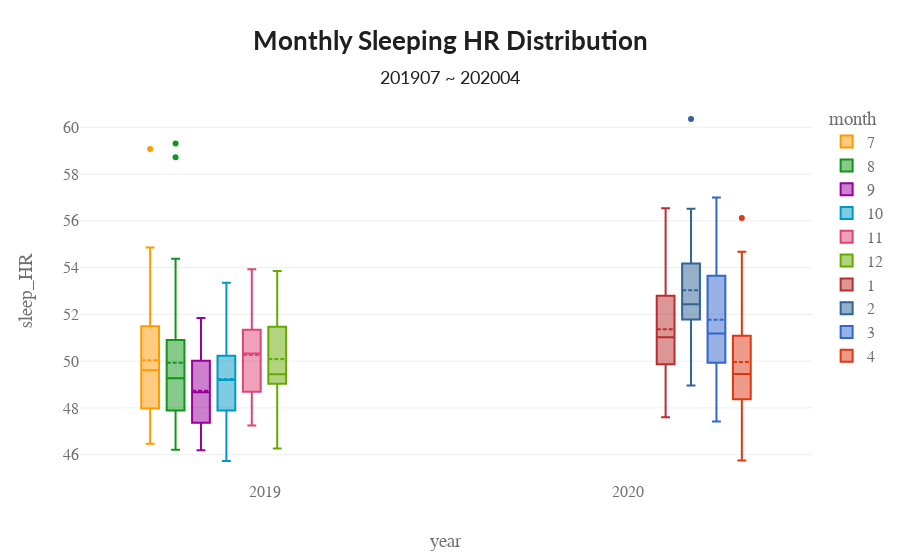

Notebook source saved alongside this figure:
### Code cell
# Target distribution by month in each year
t_ = ['Monthly Sleeping HR Distribution', '201907 ~ 202004']
fig = px.box(data, x='year', y='sleep_HR', color='month', title=format_title(*t_), template=custom_template,
category_orders={"month": [str(i) for i in range(1, 13)]})
fig.update_traces(boxmean=True)
fig.update_xaxes(showspikes=True, spikecolor="green", spikesnap="cursor", spikemode="across")
fig.update_yaxes(showspikes=True, spikecolor="orange", spikethickness=2)
fig.show()

### Figure 1 — Plotly figure (JSON) as saved in the notebook; plotly's stock layout.template omitted (floating-point values rounded to 4 significant figures)
{"data": [{"alignmentgroup": "True", "boxmean": true, "hovertemplate": "month=7<br>year=%{x}<br>sleep_HR=%{y}<extra></extra>", "legendgroup": "7", "marker": {"color": "#FF9900"}, "name": "7", "notched": false, "offsetgroup": "7", "orientation": "v", "showlegend": true, "type": "box", "x": [2019, 2019, 2019, 2019, 2019, 2019, 2019, 2019, 2019, 2019, 2019, 2019, 2019, 2019, 2019, 2019, 2019, 2019, 2019, 2019, 2019, 2019, 2019, 2019, 2019, 2019, 2019, 2019, 2019, 2019], "x0": " ", "xaxis": "x", "y": [52.58, 52.78, 49.49, 51.92, 48.94, 46.53, 47.89, 50.52, 47.97, 47.59, 50.56, 48.62, 59.07, 46.47, 49.41, 52.66, 54.86, 50.53, 47.57, 50.09, 49.41, 51.49, 51.74, 48.6, 49.88, 47.2, 49.05, 50.5, 47.31, 49.74], "y0": " ", "yaxis": "y"}, {"alignmentgroup": "True", "boxmean": true, "hovertemplate": "month=8<br>year=%{x}<br>sleep_HR=%{y}<extra></extra>", "legendgroup": "8", "marker": {"color": "#109618"}, "name": "8", "notched": false, "offsetgroup": "8", "orientation": "v", "showlegend": true, "type": "box", "x": [2019, 2019, 2019, 2019, 2019, 2019, 2019, 2019, 2019, 2019, 2019, 2019, 2019, 2019, 2019, 2019, 2019, 2019, 2019, 2019, 2019, 2019, 2019, 2019, 2019, 2019, 2019, 2019, 2019, 2019, 2019], "x0": " ", "xaxis": "x", "y": [51.04, 54.38, 46.21, 53.57, 50.5, 52.18, 47.14, 51.99, 50.25, 49.86, 48.16, 59.31, 58.72, 48.51, 46.9, 49.27, 47.81, 49.76, 49.49, 49.75, 48.17, 49.14, 51.61, 50.45, 47.5, 46.69, 49.04, 48.37, 48.16, 47.57, 46.24], "y0": " ", "yaxis": "y"}, {"alignmentgroup": "True", "boxmean": true, "hovertemplate": "month=9<br>year=%{x}<br>sleep_HR=%{y}<extra></extra>", "legendgroup": "9", "marker": {"color": "#990099"}, "name": "9", "notched": false, "offsetgroup": "9", "orientation": "v", "showlegend": true, "type": "box", "x": [2019, 2019, 2019, 2019, 2019, 2019, 2019, 2019, 2019, 2019, 2019, 2019, 2019, 2019, 2019, 2019, 2019, 2019, 2019, 2019, 2019, 2019, 2019, 2019, 2019, 2019, 2019, 2019, 2019, 2019], "x0": " ", "xaxis": "x", "y": [48.96, 47.37, 47.63, 47.12, 46.58, 47.78, 47.79, 50.33, 50.02, 46.19, 49.09, 47.19, 47.96, 51.85, 46.9, 49.43, 48.57, 49.14, 47.26, 48, 46.49, 51.32, 51.5, 51.16, 48.97, 49.41, 50.05, 48.31, 50.75, 48.77], "y0": " ", "yaxis": "y"}, {"alignmentgroup": "True", "boxmean": true, "hovertemplate": "month=10<br>year=%{x}<br>sleep_HR=%{y}<extra></extra>", "legendgroup": "10", "marker": {"color": "#0099C6"}, "name": "10", "notched": false, "offsetgroup": "10", "orientation": "v", "showlegend": true, "type": "box", "x": [2019, 2019, 2019, 2019, 2019, 2019, 2019, 2019, 2019, 2019, 2019, 2019, 2019, 2019, 2019, 2019, 2019, 2019, 2019, 2019, 2019, 2019, 2019, 2019, 2019, 2019, 2019, 2019, 2019, 2019, 2019], "x0": " ", "xaxis": "x", "y": [47.32, 50.77, 49.8, 48.56, 46.68, 49.32, 49.26, 49.5, 45.73, 47.79, 48.45, 47.26, 53.09, 48.35, 47.66, 50.37, 47.24, 49.23, 49.7, 48.74, 53.35, 51.34, 48.7, 49.19, 47.68, 48.76, 49.49, 51.98, 48.19, 52.07, 50.7], "y0": " ", "yaxis": "y"}, {"alignmentgroup": "True", "boxmean": true, "hovertemplate": "month=11<br>year=%{x}<br>sleep_HR=%{y}<extra></extra>", "legendgroup": "11", "marker": {"color": "#DD4477"}, "name": "11", "notched": false, "offsetgroup": "11", "orientation": "v", "showlegend": true, "type": "box", "x": [2019, 2019, 2019, 2019, 2019, 2019, 2019, 2019, 2019, 2019, 2019, 2019, 2019, 2019, 2019, 2019, 2019, 2019, 2019, 2019, 2019, 2019, 2019, 2019, 2019, 2019, 2019, 2019, 2019, 2019], "x0": " ", "xaxis": "x", "y": [48.44, 48.22, 50.74, 50.95, 49.46, 50.8, 48.98, 52.41, 48.69, 53.93, 51.73, 48.78, 49.68, 49.42, 48.54, 53.75, 51.34, 53.24, 50.95, 52.27, 47.31, 51.29, 51.14, 47.46, 49.91, 52.67, 48.75, 51.32, 48.48, 47.25], "y0": " ", "yaxis": "y"}, {"alignmentgroup": "True", "boxmean": true, "hovertemplate": "month=12<br>year=%{x}<br>sleep_HR=%{y}<extra></extra>", "legendgroup": "12", "marker": {"color": "#66AA00"}, "name": "12", "notched": false, "offsetgroup": "12", "orientation": "v", "showlegend": true, "type": "box", "x": [2019, 2019, 2019, 2019, 2019, 2019, 2019, 2019, 2019, 2019, 2019, 2019, 2019, 2019, 2019, 2019, 2019, 2019, 2019, 2019, 2019, 2019, 2019, 2019, 2019, 2019, 2019, 2019, 2019, 2019, 2019], "x0": " ", "xaxis": "x", "y": [49.84, 46.26, 49.43, 49.29, 49.53, 49.18, 48.36, 49.44, 52.18, 48.18, 49.23, 48.28, 49.81, 48.74, 51.07, 53.85, 51.71, 49.41, 47.31, 49, 49.12, 52.5, 51.58, 53.74, 51.12, 48.41, 49.6, 50.48, 53.35, 53.57, 49.35], "y0": " ", "yaxis": "y"}, {"alignmentgroup": "True", "boxmean": true, "hovertemplate": "month=1<br>year=%{x}<br>sleep_HR=%{y}<extra></extra>", "legendgroup": "1", "marker": {"color": "#B82E2E"}, "name": "1", "notched": false, "offsetgroup": "1", "orientation": "v", "showlegend": true, "type": "box", "x": [2020, 2020, 2020, 2020, 2020, 2020, 2020, 2020, 2020, 2020, 2020, 2020, 2020, 2020, 2020, 2020, 2020, 2020, 2020, 2020, 2020, 2020, 2020, 2020, 2020, 2020, 2020, 2020, 2020, 2020, 2020], "x0": " ", "xaxis": "x", "y": [49.26, 48.29, 49.85, 50.57, 54.32, 55.25, 50.0, 52.53, 50.47, 51.02, 54.07, 52.86, 55.51, 52.61, 49.99, 48.93, 49.9, 56.54, 47.73, 48.38, 52.58, 50.43, 52.13, 53.01, 51.46, 47.6, 49.13, 54.14, 50.42, 51.38, 51.83], "y0": " ", "yaxis": "y"}, {"alignmentgroup": "True", "boxmean": true, "hovertemplate": "month=2<br>year=%{x}<br>sleep_HR=%{y}<extra></extra>", "legendgroup": "2", "marker": {"color": "#316395"}, "name": "2", "notched": false, "offsetgroup": "2", "orientation": "v", "showlegend": true, "type": "box", "x": [2020, 2020, 2020, 2020, 2020, 2020, 2020, 2020, 2020, 2020, 2020, 2020, 2020, 2020, 2020, 2020, 2020, 2020, 2020, 2020, 2020, 2020, 2020, 2020, 2020, 2020, 2020, 2020, 2020], "x0": " ", "xaxis": "x", "y": [53.5, 55.05, 60.35, 52.22, 52.33, 53.3, 56.52, 55.51, 54.65, 52.04, 51.53, 52.83, 53.86, 52.34, 55.42, 53.67, 48.96, 53.43, 50.91, 55.81, 51.86, 54.02, 51.52, 51.94, 50.25, 52.14, 52.43, 49.67, 49.86], "y0": " ", "yaxis": "y"}, {"alignmentgroup": "True", "boxmean": true, "hovertemplate": "month=3<br>year=%{x}<br>sleep_HR=%{y}<extra></extra>", "legendgroup": "3", "marker": {"color": "#3366CC"}, "name": "3", "notched": false, "offsetgroup": "3", "orientation": "v", "showlegend": true, "type": "box", "x": [2020, 2020, 2020, 2020, 2020, 2020, 2020, 2020, 2020, 2020, 2020, 2020, 2020, 2020, 2020, 2020, 2020, 2020, 2020, 2020, 2020, 2020, 2020, 2020, 2020, 2020, 2020, 2020, 2020, 2020, 2020], "x0": " ", "xaxis": "x", "y": [50.62, 49.47, 51.53, 51.85, 55.94, 54.53, 51.18, 50.81, 55.36, 56.99, 53.93, 48.7, 51.47, 49.88, 50.16, 52.48, 49.47, 50.3, 50.06, 48.87, 54.98, 54.9, 56.16, 52.81, 50.93, 50.72, 49.74, 52.15, 52.79, 47.42, 48.68], "y0": " ", "yaxis": "y"}, {"alignmentgroup": "True", "boxmean": true, "hovertemplate": "month=4<br>year=%{x}<br>sleep_HR=%{y}<extra></extra>", "legendgroup": "4", "marker": {"color": "#DC3912"}, "name": "4", "notched": false, "offsetgroup": "4", "orientation": "v", "showlegend": true, "type": "box", "x": [2020, 2020, 2020, 2020, 2020, 2020, 2020, 2020, 2020, 2020, 2020, 2020, 2020, 2020, 2020, 2020, 2020, 2020, 2020, 2020, 2020, 2020, 2020, 2020, 2020, 2020, 2020, 2020, 2020, 2020], "x0": " ", "xaxis": "x", "y": [48.76, 50.05, 52.14, 53.88, 49.07, 53.16, 47.25, 50.6, 48.61, 48.21, 50.56, 51.38, 46.45, 45.75, 51.08, 54.68, 53.19, 47.57, 56.12, 50.24, 48.37, 48.86, 48.26, 50.5, 48.59, 49.71, 48.79, 48.31, 49.21, 49.68], "y0": " ", "yaxis": "y"}], "layout": {"boxmode": "group", "legend": {"title": {"text": "month"}, "tracegroupgap": 0}, "title": {"text": "<b>Monthly Sleeping HR Distribution</b><br><span style=\"font-size: 18px;\">201907 ~ 202004</span>"}, "xaxis": {"anchor": "y", "domain": [0, 1], "showspikes": true, "spikecolor": "green", "spikemode": "across", "spikesnap": "cursor", "title": {"text": "year"}}, "yaxis": {"anchor": "x", "domain": [0, 1], "showspikes": true, "spikecolor": "orange", "spikethickness": 2, "title": {"text": "sleep_HR"}}}}
